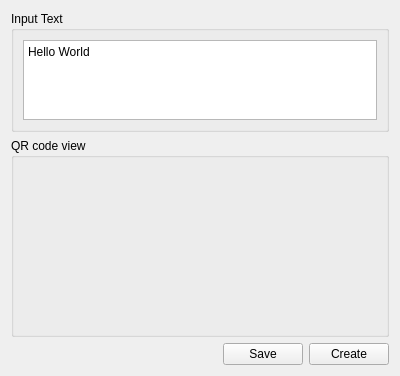
<?xml version="1.0" encoding="UTF-8"?>
<ui version="4.0">
 <class>SAKToolQRCodeCreator</class>
 <widget class="QWidget" name="SAKToolQRCodeCreator">
  <property name="geometry">
   <rect>
    <x>0</x>
    <y>0</y>
    <width>400</width>
    <height>376</height>
   </rect>
  </property>
  <property name="windowTitle">
   <string>QR code creator</string>
  </property>
  <layout class="QGridLayout" name="gridLayout_3">
   <item row="2" column="1">
    <widget class="QPushButton" name="savePushButton">
     <property name="text">
      <string>Save</string>
     </property>
    </widget>
   </item>
   <item row="2" column="2">
    <widget class="QPushButton" name="createPushButton">
     <property name="text">
      <string>Create</string>
     </property>
    </widget>
   </item>
   <item row="2" column="0">
    <spacer name="horizontalSpacer">
     <property name="orientation">
      <enum>Qt::Horizontal</enum>
     </property>
     <property name="sizeHint" stdset="0">
      <size>
       <width>40</width>
       <height>20</height>
      </size>
     </property>
    </spacer>
   </item>
   <item row="1" column="0" colspan="3">
    <widget class="QGroupBox" name="groupBox_2">
     <property name="title">
      <string>QR code view</string>
     </property>
     <layout class="QGridLayout" name="gridLayout_2">
      <item row="0" column="0">
       <widget class="QWidget" name="qrCodeWidget" native="true">
        <property name="sizePolicy">
         <sizepolicy hsizetype="Preferred" vsizetype="Expanding">
          <horstretch>0</horstretch>
          <verstretch>0</verstretch>
         </sizepolicy>
        </property>
       </widget>
      </item>
     </layout>
    </widget>
   </item>
   <item row="0" column="0" colspan="3">
    <widget class="QGroupBox" name="groupBox">
     <property name="title">
      <string>Input Text</string>
     </property>
     <layout class="QGridLayout" name="gridLayout">
      <item row="0" column="0">
       <widget class="QPlainTextEdit" name="plainTextEdit">
        <property name="sizePolicy">
         <sizepolicy hsizetype="Expanding" vsizetype="Preferred">
          <horstretch>0</horstretch>
          <verstretch>0</verstretch>
         </sizepolicy>
        </property>
        <property name="maximumSize">
         <size>
          <width>16777215</width>
          <height>80</height>
         </size>
        </property>
        <property name="plainText">
         <string notr="true">Hello World</string>
        </property>
       </widget>
      </item>
     </layout>
    </widget>
   </item>
  </layout>
 </widget>
 <resources/>
 <connections/>
</ui>
